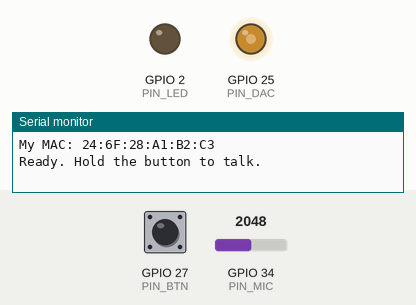
Simulated run of this sketch. Board: ESP32. On the bench: output pins drawn as LEDs (lit = HIGH), the last lines printed to the serial monitor. Inputs (shaded band) come from the test bench; at power-on: GPIO 27 (PIN_BTN) HIGH, GPIO 34 (PIN_MIC) = 2048 (analog values on the 0–4095 scale).

Above: at 1.7 s.
1.8 s: GPIO 27 (PIN_BTN) pulled LOW for 0.15 s
At 1.9 s:
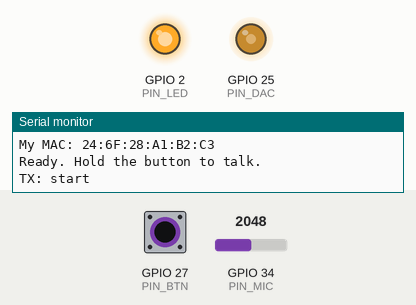
3.4 s: GPIO 27 (PIN_BTN) pulled LOW for 3.2 s
At 7.3 s:
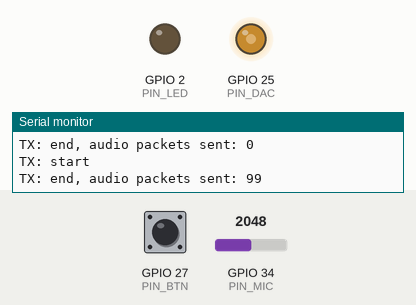
Timing chart, 0 to 8.8 s (numbered marks = the images above; inputs shaded):
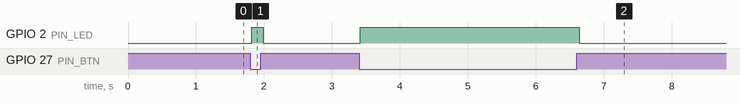

The sketch:

walkie_talkie_espnow.ino
```cpp
// Walkie-talkie using ESPNOW
// Half-duplex push-to-talk voice over ESP-NOW. Same sketch on BOTH boards.
// Hold the button to talk, release to listen.
//
// Hardware: MAX9814 OUT -> GPIO34, amp module L input <- GPIO25 (DAC),
//           push button between GPIO27 and GND. Onboard LED (GPIO2) = transmitting.
// Board:    ESP32 Dev Module (classic ESP32, needs the GPIO25 DAC)

#include <WiFi.h>
#include <esp_now.h>
#include <esp_wifi.h>

const uint8_t PIN_MIC = 34;
const uint8_t PIN_DAC = 25;
const uint8_t PIN_BTN = 27;
const uint8_t PIN_LED = 2;

const int SAMPLE_RATE = 16000;
const unsigned long PERIOD_US = 1000000UL / SAMPLE_RATE;   // 62.5 us
const int SAMPLES_PER_PKT = 128;                           // 8 ms per packet at 16 kHz
const uint8_t T_START = 1, T_AUDIO = 2, T_END = 3;
const uint8_t BROADCAST[6] = {0xFF, 0xFF, 0xFF, 0xFF, 0xFF, 0xFF};

// Tuning
const float SOFT_GAIN  = 3.0f;    // mic volume
const float LP_ALPHA   = 0.8f;    // low-pass (lower = less hiss, more muffled)
const float GATE_OPEN  = 25.0f;   // noise gate thresholds (ADC counts)
const float GATE_CLOSE = 15.0f;
const float BEEP_VOL   = 60.0f;   // beep loudness
const uint16_t PREBUFFER = 512;   // samples buffered before playback (32 ms)

// Mic processing state
float dcLevel = 2048.0f, lp = 0.0f, env = 0.0f, gateGain = 0.0f;
bool gateOpen = false;

// Receive ring buffer (filled by the ESP-NOW callback, emptied by loop)
const uint16_t RB_SIZE = 2048, RB_MASK = RB_SIZE - 1;
uint8_t rb[RB_SIZE];
volatile uint16_t head = 0, tail = 0;
inline uint16_t rbCount() { return (uint16_t)(head - tail) & RB_MASK; }

volatile bool evStart = false, evEnd = false, txMode = false;
volatile unsigned long lastRxMs = 0;
volatile uint32_t rxPackets = 0;

bool rxActive = false, rxEnding = false, playing = false;
unsigned long nextPlay = 0;

// ---------------- Beeps ----------------
void playTone(float freq, int ms) {
  int n = SAMPLE_RATE * ms / 1000;
  unsigned long t = micros();
  for (int i = 0; i < n; i++) {
    int edge = min(i, n - i);
    float e = edge >= 40 ? 1.0f : edge / 40.0f;
    float s = sinf(2.0f * PI * freq * i / SAMPLE_RATE);
    dacWrite(PIN_DAC, (uint8_t)(128 + BEEP_VOL * e * s));
    t += PERIOD_US;
    while ((long)(micros() - t) < 0) {}
  }
  dacWrite(PIN_DAC, 128);
}
void beepIncoming() { playTone(900, 60);  playTone(1300, 60); }
void beepRoger()    { playTone(1300, 60); playTone(900, 60);  }

// ---------------- ESP-NOW receive ----------------
void handlePacket(const uint8_t *data, int len) {
  if (len < 1 || txMode) return;              // ignore while we are talking
  lastRxMs = millis();
  if (data[0] == T_START) {
    evStart = true;
  } else if (data[0] == T_END) {
    evEnd = true;
  } else if (data[0] == T_AUDIO) {
    rxPackets++;
    uint16_t h = head;
    for (int i = 1; i < len; i++) {
      if (((h + 1) & RB_MASK) != tail) {
        rb[h] = data[i];
        h = (h + 1) & RB_MASK;
      }
    }
    head = h;
  }
}

#if defined(ESP_ARDUINO_VERSION_MAJOR) && ESP_ARDUINO_VERSION_MAJOR >= 3
void onRecv(const esp_now_recv_info_t *info, const uint8_t *data, int len) {
  handlePacket(data, len);
}
#else
void onRecv(const uint8_t *mac, const uint8_t *data, int len) {
  handlePacket(data, len);
}
#endif

void sendControl(uint8_t type) {
  for (int i = 0; i < 3; i++) {               // 3 times in case one is lost
    esp_now_send(BROADCAST, &type, 1);
    delay(3);
  }
}

// ---------------- Receive mode ----------------
void startRx(bool beep) {
  rxActive = true;
  rxEnding = false;
  playing = false;
  Serial.println("RX: start");
  if (beep) beepIncoming();
  nextPlay = micros() + PERIOD_US;
}

void doReceive() {
  if (evStart) { evStart = false; if (!rxActive) startRx(true); }
  if (evEnd)   { evEnd = false;   if (rxActive) rxEnding = true; }
  if (!rxActive && rbCount() > 0) startRx(false);       // start packet was missed

  unsigned long now = micros();
  if ((long)(now - nextPlay) >= 0) {
    nextPlay += PERIOD_US;
    if ((long)(now - nextPlay) > 1000) nextPlay = now + PERIOD_US;

    if (!playing && rxActive && (rbCount() >= PREBUFFER || (rxEnding && rbCount() > 0)))
      playing = true;

    if (playing && rbCount() > 0) {
      dacWrite(PIN_DAC, rb[tail]);
      tail = (tail + 1) & RB_MASK;
    } else {
      if (playing) playing = false;                     // ran dry, rebuffer
      dacWrite(PIN_DAC, 128);
    }
  }

  // No audio for a while: treat as ended
  if (rxActive && !rxEnding && millis() - lastRxMs > 500) rxEnding = true;

  // Finished: play the "over" beep
  if (rxActive && rxEnding && rbCount() == 0) {
    Serial.printf("RX: done, audio packets received: %lu\n", (unsigned long)rxPackets);
    rxPackets = 0;
    beepRoger();
    rxActive = rxEnding = playing = false;
    tail = head;
    nextPlay = micros() + PERIOD_US;
  }
}

// ---------------- Transmit mode ----------------
void doTransmit() {
  digitalWrite(PIN_LED, HIGH);
  txMode = true;
  rxActive = rxEnding = playing = false;
  tail = head;
  Serial.println("TX: start");

  sendControl(T_START);
  playTone(1200, 60);                         // local "you are live" beep
  delay(60);                                  // lets the other side finish its beep

  lp = 0; env = 0; gateGain = 0; gateOpen = false;
  uint8_t buf[SAMPLES_PER_PKT + 1];
  buf[0] = T_AUDIO;
  int n = 0;
  uint32_t sent = 0;
  unsigned long next = micros();
  unsigned long releaseStart = 0;

  while (true) {
    if (digitalRead(PIN_BTN) == HIGH) {         // released for 30 ms = stop
      if (releaseStart == 0) releaseStart = millis();
      else if (millis() - releaseStart > 30) break;
    } else {
      releaseStart = 0;
    }

    if ((long)(micros() - next) < 0) continue;
    next += PERIOD_US;

    float raw = (analogRead(PIN_MIC) + analogRead(PIN_MIC)) * 0.5f;
    dcLevel += (raw - dcLevel) * 0.0005f;
    float ac = raw - dcLevel;
    lp += LP_ALPHA * (ac - lp);

    float a = fabsf(lp);
    env += (a - env) * 0.05f;
    if (!gateOpen && env > GATE_OPEN)  gateOpen = true;
    if (gateOpen  && env < GATE_CLOSE) gateOpen = false;
    gateGain += ((gateOpen ? 1.0f : 0.0f) - gateGain) * (gateOpen ? 0.05f : 0.002f);

    float out = 128.0f + (lp * gateGain * SOFT_GAIN) / 16.0f;
    if (out < 0) out = 0;
    if (out > 255) out = 255;
    buf[1 + n] = (uint8_t)out;
    n++;

    if (n == SAMPLES_PER_PKT) {
      esp_now_send(BROADCAST, buf, SAMPLES_PER_PKT + 1);
      sent++;
      n = 0;
    }
  }

  sendControl(T_END);
  Serial.printf("TX: end, audio packets sent: %lu\n", (unsigned long)sent);
  txMode = false;
  tail = head;
  digitalWrite(PIN_LED, LOW);
  dacWrite(PIN_DAC, 128);
  nextPlay = micros() + PERIOD_US;
}

// ---------------- Arduino ----------------
void setup() {
  Serial.begin(115200);
  pinMode(PIN_BTN, INPUT_PULLUP);
  pinMode(PIN_LED, OUTPUT);
  analogReadResolution(12);
  analogSetPinAttenuation(PIN_MIC, ADC_11db);
  dacWrite(PIN_DAC, 128);

  WiFi.mode(WIFI_STA);
  WiFi.disconnect();
  esp_wifi_set_channel(1, WIFI_SECOND_CHAN_NONE);   // both boards on the same channel

  if (esp_now_init() != ESP_OK) {
    Serial.println("ESP-NOW init failed");
    while (true) { digitalWrite(PIN_LED, !digitalRead(PIN_LED)); delay(150); }
  }
  esp_now_register_recv_cb(onRecv);

  esp_now_peer_info_t peer = {};
  memcpy(peer.peer_addr, BROADCAST, 6);
  peer.channel = 1;
  peer.ifidx = WIFI_IF_STA;
  peer.encrypt = false;
  esp_now_add_peer(&peer);

  long sum = 0;
  for (int i = 0; i < 500; i++) { sum += analogRead(PIN_MIC); delay(1); }
  dcLevel = sum / 500.0f;

  nextPlay = micros();
  Serial.print("My MAC: ");
  Serial.println(WiFi.macAddress());
  Serial.println("Ready. Hold the button to talk.");
}

void loop() {
  if (digitalRead(PIN_BTN) == LOW) {
    delay(20);                                       // debounce
    if (digitalRead(PIN_BTN) == LOW) {
      doTransmit();
      return;
    }
  }
  doReceive();
}
```

Measured:
- after the input at 1.8 s, GPIO 2 (PIN_LED): LOW → HIGH at once, → LOW 0.17 s later
- after the input at 3.4 s, GPIO 2 (PIN_LED): LOW → HIGH at once, → LOW 3.2 s later
